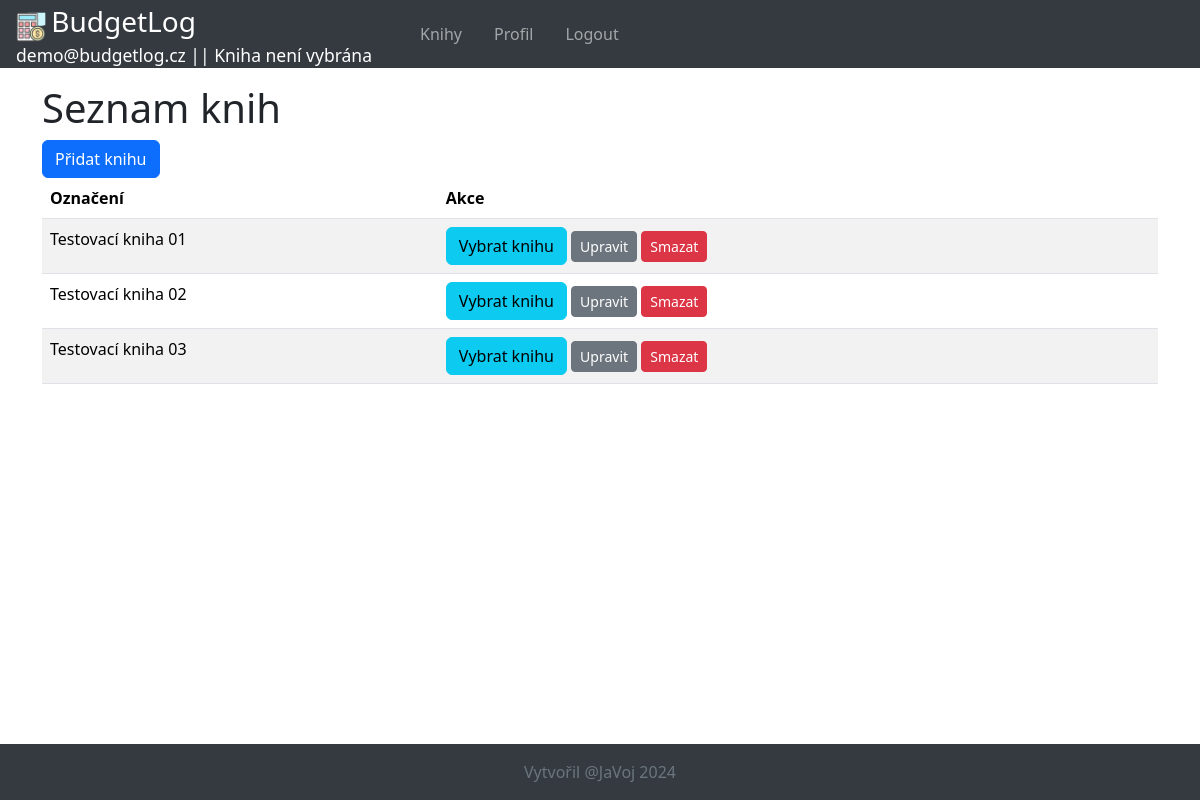
The app's page /books/ (signed in) with its own data.
### budgetlog/models.py (models this page shows, shortened)
class AppUser(AbstractBaseUser):
    email = models.EmailField(max_length=300, unique=True)
    is_admin = models.BooleanField(default=False)
    is_active = models.BooleanField(default=True)
    class Meta:
        verbose_name = "Uživatel"
        verbose_name_plural = "Uživatelé"
    objects = UserManager()
    USERNAME_FIELD = "email"

class Book(models.Model):
    object_plural_genitiv = "knih"
    object_singular_akluzativ = "knihu"
    name = models.CharField(max_length=100, verbose_name="Jméno knihy", help_text="Uveďte jméno knihy")
    description = models.TextField(null=True, blank=True, verbose_name="Popis knihy",
                                   help_text="Popis knihy (volitelný)")
    owner = models.ForeignKey(AppUser, on_delete=models.CASCADE, related_name='books',
                              verbose_name="Majitel", help_text="Majitel knihy")
    class Meta:
        verbose_name = "Kniha"
        verbose_name_plural = "Knihy"
        unique_together = ('name', 'owner')

### budgetlog/views.py (the view)
# urls.py: path('books/', views.BookListView.as_view(), name='book-list'),
class BookListView(ObjectListView):
    model = Book
    ordering = ['name']  # Řazení dle atributu name v modelu
    def get_queryset(self):
        return Book.objects.filter(owner=self.request.user)

### budgetlog/templatetags/custom_filters.py (called while the page is built)
@register.filter
def instanceof(object, class_name):
    return object.__class__.__name__ == class_name

### budgetlog/views.py (called while the page is built)
    def get_current_book(self):
        current_book_id = self.request.session.get('current_book_id', None)
        if current_book_id:
            try:
                return Book.objects.get(id=current_book_id, owner=self.request.user)
            except Book.DoesNotExist:
                return None
        return None

    def get_context_data(self, **kwargs):
        context = super().get_context_data(**kwargs)
        context['all_books'] = Book.objects.filter(owner=self.request.user)
        context['current_book'] = self.get_current_book()
        return context

    def get_context_data(self, **kwargs):
        context = super().get_context_data(**kwargs)
        context['object_plural_genitiv'] = self.model.object_plural_genitiv
        context['object_singular_akluzativ'] = self.model.object_singular_akluzativ
        context['add_url_name'] = f'{self.model._meta.model_name}-add'
        context['edit_url_name'] = f'{self.model._meta.model_name}-edit'
        context['delete_url_name'] = f'{self.model._meta.model_name}-delete'
        return context

### budgetlog/templates/budgetlog/object_list.html (shortened to what this page needs)
{% extends "base_generic.html" %}
{% load custom_filters %}
{% block content %}
<h1>Seznam {{ object_plural_genitiv }}</h1>
<div class="d-grid gap-2 d-md-block">
    <a href="{% url add_url_name %}" class="btn btn-primary">Přidat {{ object_singular_akluzativ }}</a>
</div>
<div class="table-responsive">
    <table class="table table-striped">
        <thead>
            <tr>
                <th>Označení</th>
                <th>Akce</th>
            </tr>
        </thead>
        <tbody>
            {% for object in objects %}
                <tr>
                    <td>{{ object.name }}</td>
                    <td>
                        {% if object|instanceof:"Book" %}
                            <a href="{% url 'select-book' book_id=object.id %}" class="btn btn-info">Vybrat knihu</a>
                        {% endif %}
                        <a href="{% url edit_url_name object.id %}" class="btn btn-secondary btn-sm">Upravit</a>
                        {% if not object.is_default %}
                            <a href="{% url delete_url_name object.id %}" class="btn btn-danger btn-sm">Smazat</a>
                        {% endif %}
                    </td>
                </tr>
            {% endfor %}
        </tbody>
    </table>
</div>
{% endblock %}

### budgetlog/templates/base_generic.html (shortened to what this page needs)
<!DOCTYPE html>
<html lang="cs">
<head>
    {% load static %}
    {% load crispy_forms_tags %}
    <link rel="stylesheet" href="{% static 'css/bootstrap.min.css' %}">
    <link rel="stylesheet" href="{% static 'css/nouislider.min.css' %}">
    <link rel="stylesheet" href="{% static 'css/custom_slider.css' %}">
    <link rel="stylesheet" href="{% static 'css/styles.css' %}">
</head>
<body class="d-flex flex-column min-vh-100">
    <header>
        <nav class="navbar navbar-expand-lg navbar-dark bg-dark fixed-top">
            <a class="navbar-brand">
                <div class="py-0 px-3 bg-dark">
                    <img src="{% static 'pics/Optima-GFX-free-icon_calculator_coin_dollar_money.png' %}" alt="logo" width="30" height="30" class="d-inline-block align-center">
                    <span class="fs-3">BudgetLog</span>
                    {% if request.user.is_authenticated %}
                        <div class="d-flex justify-content-between align-items-center">
                            <span class="small">{{ request.user.email }} |
                            </span>
                            {% if current_book %}
                                <span class="small">| {{ current_book.name }}</span>
                            {% else %}
                                <span class="small">| Kniha není vybrána</span>
                            {% endif %}
                        </div>
                    {% endif %}
                </div>
            </a>
            <div class="collapse navbar-collapse" id="navbarNav">
                {% if request.user.is_authenticated %}
                    <ul class="navbar-nav">
                        <li class="nav-item">
                            <a class="nav-link" href="{% url 'book-list' %}">Knihy</a>
                        </li>
                        <li class="nav-item">
                            <a class="nav-link" href="{% url 'profile' %}">Profil</a>
                        </li>
                        <li class="nav-item">
                            <a class="nav-link" href="{% url 'logout' %}">Logout</a>
                        </li>
                    </ul>
                {% endif %}
            </div>
        </nav>
    </header>
    <main class="flex-shrink-0">
        <div class="container">
            {% block content %}{% endblock %}
        </div>
    </main>
    <footer class="footer py-3 bg-dark">
        <div class="container text-center">
            <span class="text-muted">Vytvořil @JaVoj 2024</span>
        </div>
    </footer>
</body>
</html>

### budgetlog/static/css/styles.css (style rules this page uses)
.bg-dark { background-color: #343a40 !important; color: white; }
main { padding-bottom: 28px; padding-top: 84px; }
.navbar { --bs-navbar-padding-y: 0rem; --bs-navbar-brand-padding-y: 0rem; }
.navbar-nav .nav-item .nav-link { padding-left: 1rem; padding-right: 1rem; }
.footer { text-align: center; margin-top: auto; background-color: #f8f9fa; }
.text-muted { color: #6c757d !important; }

### records on screen
AppUser: user.email "demo@budgetlog.cz"
Book: name "Testovací kniha 01"
Book: name "Testovací kniha 02"
Book: name "Testovací kniha 03"

### other values on screen
{{ object_plural_genitiv }} "knih"
{{ object_singular_akluzativ }} "knihu"
